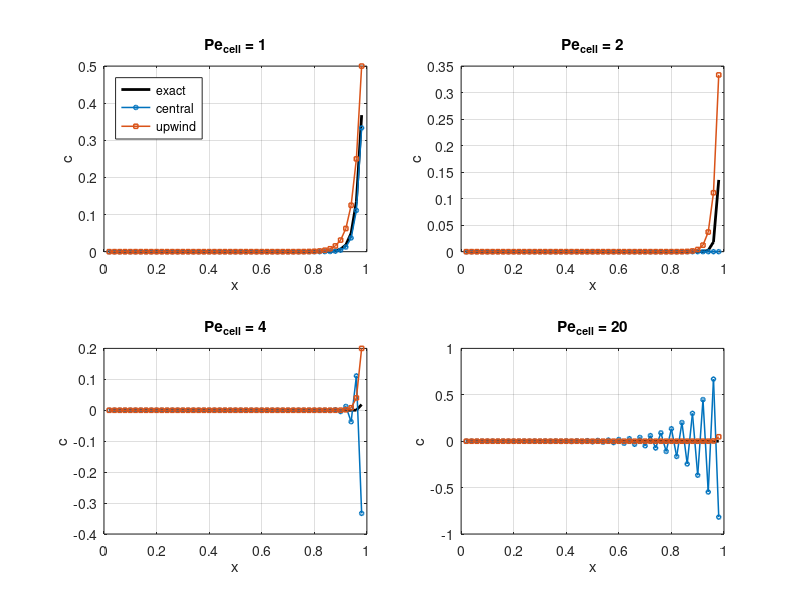

Write MATLAB code to recreate this figure. (Note: this script raises an error after producing the figure.)
%CELL_PECLET  The wiggle threshold: central vs upwind on a boundary layer.
%
%   Tutorial 5.  Run:  cell_peclet
%
%   Steady 1-D advection-diffusion   u dc/dx = D d2c/dx2   on [0,L] with
%   c(0) = 0, c(L) = 1 has the exact solution
%
%       c(x) = (1 - exp(Pe*x/L)) / (1 - exp(Pe)),     Pe = u*L/D
%
%   a flat region plus an exponential boundary layer of thickness L/Pe at the
%   outflow end.  Central differencing is oscillation-free only while the CELL
%   Peclet number Pe_cell = u*dx/D <= 2 -- i.e. only while the grid can resolve
%   that layer.  Above it you get wiggles: not instability (nothing blows up),
%   just a scheme being asked to represent a layer thinner than a cell.
%
%   See also ADVECT1D, NUM_DIFFUSION.

if ~exist('QUIET','var'), QUIET = false; end

L = 1;  u = 1;  N = 50;
dx = L/N;
xf = (0:dx:L)';                       % node-centred here: BCs sit ON nodes
xi = xf(2:end-1);                     % interior unknowns
ni = numel(xi);

PeCells = [1 2 4 20];
CEN = zeros(ni, numel(PeCells));
UPW = zeros(ni, numel(PeCells));
EXA = zeros(ni, numel(PeCells));

fprintf('\n  Steady advection-diffusion, N = %d cells\n\n', N);
fprintf('   Pe_cell   Pe(global)   central: min c   wiggles?   upwind: layer err\n');
fprintf('  ---------------------------------------------------------------------\n');

for q = 1:numel(PeCells)
    Pec = PeCells(q);
    D   = u*dx/Pec;                   % pick D to hit the target cell Peclet
    Peg = u*L/D;

    e = ones(ni,1);

    % Discretize  u dc/dx - D d2c/dx2 = 0  and collect coefficients.
    % ---- central differencing
    ac_lo = -u/(2*dx) - D/dx^2;
    ac_di =             2*D/dx^2;
    ac_hi =  u/(2*dx) - D/dx^2;
    Ac = spdiags([ac_lo*e, ac_di*e, ac_hi*e], [-1 0 1], ni, ni);

    % ---- first-order upwind (u > 0, so look left)
    au_lo = -u/dx - D/dx^2;
    au_di =  u/dx + 2*D/dx^2;
    au_hi =       - D/dx^2;
    Au = spdiags([au_lo*e, au_di*e, au_hi*e], [-1 0 1], ni, ni);

    % c(0) = 0 contributes nothing;  c(L) = 1 moves to the RHS of the last row.
    bc = zeros(ni,1);  bc(end) = -ac_hi*1;
    bu = zeros(ni,1);  bu(end) = -au_hi*1;

    cc = Ac\bc;   cu = Au\bu;

    % Exact solution, written to avoid overflow.  The textbook form
    %     (1 - exp(Pe*x/L)) / (1 - exp(Pe))
    % overflows to Inf/Inf = NaN once Pe > ~709.  Multiplying top and bottom
    % by exp(-Pe) puts every exponent <= 0 and is exact for all Pe.
    ce = (exp(-Peg) - exp(Peg*(xi/L - 1))) ./ (exp(-Peg) - 1);

    CEN(:,q) = cc;  UPW(:,q) = cu;  EXA(:,q) = ce;

    wig = min(cc) < -1e-8 || max(cc) > 1+1e-8;
    if wig, wtxt = 'YES'; else, wtxt = 'no '; end
    fprintf('  %7.1f   %10.1f   %13.4f   %8s   %14.3e\n', ...
            Pec, Peg, min(cc), wtxt, norm(cu-ce,inf));
end

fprintf(['\n  Central differencing has NO numerical diffusion but wiggles once\n' ...
         '  Pe_cell > 2.  Upwind never wiggles but smears the layer badly.\n' ...
         '  At the Pe ~ 200 of a real microchannel neither is acceptable,\n' ...
         '  which is the entire motivation for flux limiters.\n\n']);

if ~QUIET
    figure('Color','w','Position',[100 100 940 640]);
    for q = 1:numel(PeCells)
        subplot(2,2,q);
        plot(xi, EXA(:,q),'k-','LineWidth',2); hold on
        plot(xi, CEN(:,q),'o-','MarkerSize',3,'LineWidth',1.1);
        plot(xi, UPW(:,q),'s-','MarkerSize',3,'LineWidth',1.1);
        grid on; xlabel('x'); ylabel('c');
        title(sprintf('Pe_{cell} = %g', PeCells(q)));
        if q==1, legend({'exact','central','upwind'},'Location','northwest'); end
    end
    sgtitle('The wiggle threshold is Pe_{cell} = 2');
end
